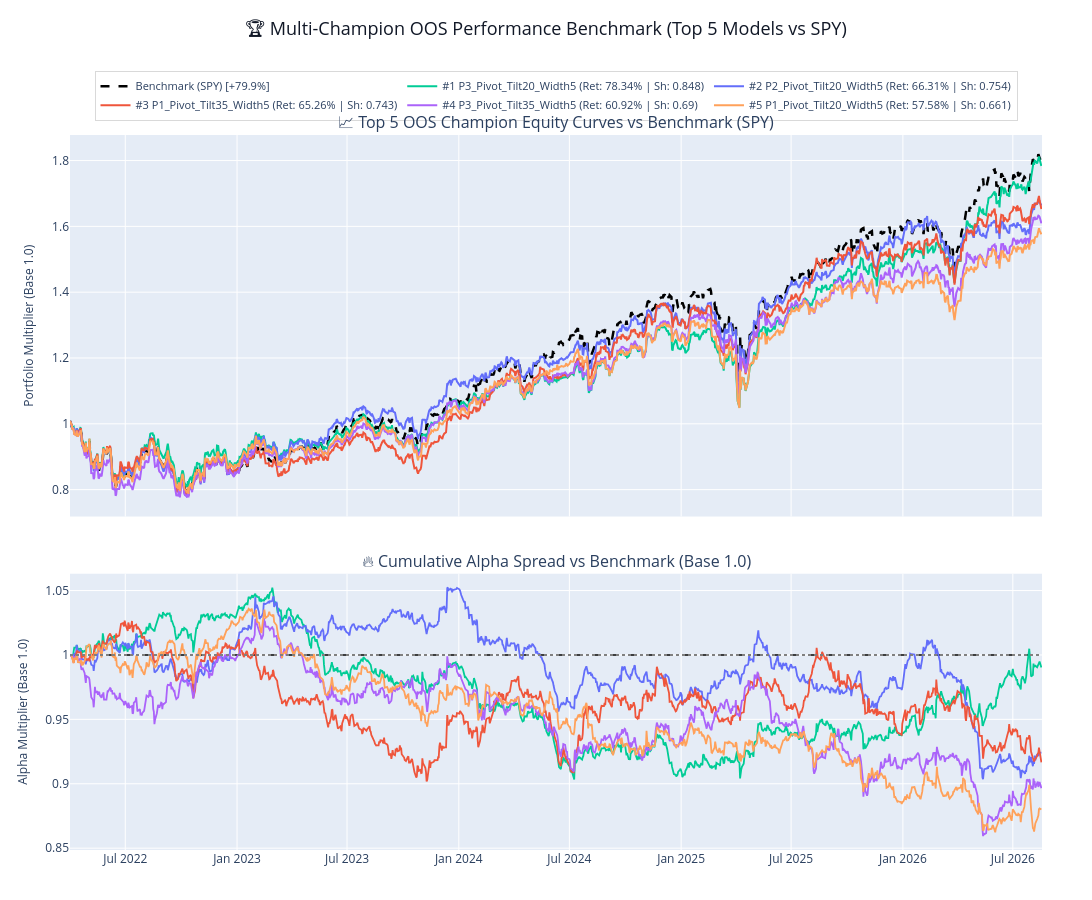

The cell this chart's notebook holds for it:
### Code cell
# CELL 5: Multi-Champion Visual Comparison (Top Models vs Benchmark with Fallback Blotter Reconstruction)
TOP_N = 5
top_models = ranked_df.head(TOP_N)

fig = make_subplots(
    rows=2,
    cols=1,
    shared_xaxes=True,
    vertical_spacing=0.08,
    row_heights=[0.58, 0.42],
    subplot_titles=(
        f"📈 Top {TOP_N} OOS Champion Equity Curves vs Benchmark ({benchmark_sym})",
        f"🔥 Cumulative Alpha Spread vs Benchmark (Base 1.0)",
    ),
)

benchmark_curve = (1.0 + bm_returns).cumprod()

fig.add_trace(
    go.Scatter(
        x=benchmark_curve.index,
        y=benchmark_curve.values,
        mode="lines",
        name=f"Benchmark ({benchmark_sym}) [+{bm_cum_return*100:.1f}%]",
        line=dict(color="black", width=2.5, dash="dash"),
    ),
    row=1,
    col=1,
)

fig.add_trace(
    go.Scatter(
        x=benchmark_curve.index,
        y=np.ones(len(benchmark_curve)),
        mode="lines",
        name="Benchmark Base (1.0)",
        line=dict(color="black", width=1.5, dash="dash"),
        showlegend=False,
    ),
    row=2,
    col=1,
)

colors = ["#00CC96", "#636EFA", "#EF553B", "#AB63FA", "#FFA15A"]

for idx, (_, row_data) in enumerate(top_models.iterrows()):
    clean_name = str(row_data["Model Name"]).replace('"', "").strip()
    blotter_file = OUTPUT_DIR / f"blotter_df_{Path(clean_name).stem}.parquet"
    b_df = None

    if blotter_file.exists():
        try:
            b_df = pd.read_parquet(blotter_file)
            if b_df.empty:
                b_df = None
        except Exception:
            b_df = None

    # On-the-fly reconstruction fallback if parquet blotter is missing
    if b_df is None:
        target_model_path = checkpoint_dir / clean_name
        if not target_model_path.exists():
            target_model_path = OUTPUT_DIR / clean_name

        if target_model_path.exists():
            print(f"⚡ [Reconstructing Blotter] Model #{idx+1}: {clean_name}...")
            try:
                ckpt = torch.load(
                    target_model_path, map_location=device, weights_only=False
                )
                m_cfg, _ = extract_model_hyperparameters(ckpt, clean_name)
                e_test = DiscoveryEnv(
                    feature_cube=feature_cube,
                    simple_ret_matrix=reward_matrix,
                    calendar=cal_test,
                    macro_df=macro_df,
                    config=m_cfg,
                    randomize_start=False,
                    episode_steps=0,  # Reconstruct over the full calendar
                )
                g_test = RLVRGymEnv(e_test, macro_df)
                g_test.is_training = False

                s_state = (
                    ckpt.get("scaler_state", None) if isinstance(ckpt, dict) else None
                )
                if s_state is not None:
                    g_test.scaler.load_state(s_state)

                m_state = (
                    ckpt.get("model_state_dict", ckpt)
                    if isinstance(ckpt, dict)
                    else ckpt
                )
                ag = AbsoluteZeroAgent(
                    obs_dim=g_test.observation_space.shape[0],
                    action_dim=g_test.action_space.shape[0],
                ).to(device)
                ag.load_state_dict(m_state)

                res = AgentEvaluator.evaluate(
                    agent=ag, env=g_test, device=device, detailed_log=True
                )
                b_df = pd.DataFrame(res.get("blotter", []))
                if not b_df.empty:
                    b_df["date"] = pd.to_datetime(
                        b_df.get("date", b_df.get("decision_date"))
                    )
                    b_df = b_df.sort_values("date").reset_index(drop=True)
                    b_df.to_parquet(blotter_file)
                del ag, g_test, e_test
            except Exception as ex:
                print(f"❌ Failed to reconstruct {clean_name}: {ex}")
                b_df = None

    if b_df is not None and not b_df.empty:
        b_df["date"] = pd.to_datetime(b_df.get("date", b_df.get("decision_date")))
        color = colors[idx % len(colors)]
        sh_val = row_data.get("OOS Sharpe Ratio (Ann)", "N/A")
        ret_val = row_data.get("OOS Total Cumulative Return", "N/A")

        short_id = clean_name.split("_ep_")[0].replace("model_", "")
        model_label = f"#{idx+1} {short_id[:22]} (Ret: {ret_val} | Sh: {sh_val})"

        print(
            f"   📊 Plotting #{idx+1}: {len(b_df)} trading days -> Final Equity: {b_df['agent_equity'].iloc[-1]:.3f}"
        )

        fig.add_trace(
            go.Scatter(
                x=b_df["date"],
                y=b_df["agent_equity"],
                mode="lines",
                name=model_label,
                line=dict(color=color, width=2.0),
            ),
            row=1,
            col=1,
        )

        fig.add_trace(
            go.Scatter(
                x=b_df["date"],
                y=b_df["alpha_equity"],
                mode="lines",
                name=f"Alpha #{idx+1}",
                line=dict(color=color, width=1.8),
                showlegend=False,
            ),
            row=2,
            col=1,
        )

fig.add_hline(y=1.0, line_dash="dot", line_color="gray", row=2, col=1)

fig.update_layout(
    height=900,
    width=1200,
    hovermode="x unified",
    margin=dict(t=135, b=50, l=70, r=50),
    title=dict(
        text=f"🏆 Multi-Champion OOS Performance Benchmark (Top {TOP_N} Models vs {benchmark_sym})",
        y=0.975,
        x=0.5,
        xanchor="center",
        yanchor="top",
        font=dict(size=18, color="#111827"),
    ),
    legend=dict(
        orientation="h",
        yanchor="bottom",
        y=1.02,
        xanchor="center",
        x=0.5,
        font=dict(size=11),
        bgcolor="rgba(255, 255, 255, 0.8)",
        bordercolor="rgba(0, 0, 0, 0.15)",
        borderwidth=1,
    ),
)
fig.update_yaxes(
    title_text="Portfolio Multiplier (Base 1.0)",
    title_font=dict(size=12),
    row=1,
    col=1,
)
fig.update_yaxes(
    title_text="Alpha Multiplier (Base 1.0)",
    title_font=dict(size=12),
    row=2,
    col=1,
)
fig.update_xaxes(showgrid=True, row=1, col=1)
fig.update_xaxes(showgrid=True, row=2, col=1)

fig.show()

### Figure 1 — Plotly figure (JSON) as saved in the notebook; plotly's stock layout.template omitted (floating-point values rounded to 4 significant figures; data arrays with more than 128 entries replaced by an {"elided": "..."} marker saying what was removed)
{"data": [{"line": {"color": "black", "dash": "dash", "width": 2.5}, "mode": "lines", "name": "Benchmark (SPY) [+79.9%]", "type": "scatter", "x": {"elided": "1098 str values"}, "xaxis": "x", "y": {"elided": "1098 float values"}, "yaxis": "y"}, {"line": {"color": "black", "dash": "dash", "width": 1.5}, "mode": "lines", "name": "Benchmark Base (1.0)", "showlegend": false, "type": "scatter", "x": {"elided": "1098 str values"}, "xaxis": "x2", "y": {"elided": "1098 int values"}, "yaxis": "y2"}, {"line": {"color": "#00CC96", "width": 2}, "mode": "lines", "name": "#1 P3_Pivot_Tilt20_Width5 (Ret: 78.34% | Sh: 0.848)", "type": "scatter", "x": {"elided": "1097 str values"}, "xaxis": "x", "y": {"elided": "1097 float values"}, "yaxis": "y"}, {"line": {"color": "#00CC96", "width": 1.8}, "mode": "lines", "name": "Alpha #1", "showlegend": false, "type": "scatter", "x": {"elided": "1097 str values"}, "xaxis": "x2", "y": {"elided": "1097 float values"}, "yaxis": "y2"}, {"line": {"color": "#636EFA", "width": 2}, "mode": "lines", "name": "#2 P2_Pivot_Tilt20_Width5 (Ret: 66.31% | Sh: 0.754)", "type": "scatter", "x": {"elided": "1097 str values"}, "xaxis": "x", "y": {"elided": "1097 float values"}, "yaxis": "y"}, {"line": {"color": "#636EFA", "width": 1.8}, "mode": "lines", "name": "Alpha #2", "showlegend": false, "type": "scatter", "x": {"elided": "1097 str values"}, "xaxis": "x2", "y": {"elided": "1097 float values"}, "yaxis": "y2"}, {"line": {"color": "#EF553B", "width": 2}, "mode": "lines", "name": "#3 P1_Pivot_Tilt35_Width5 (Ret: 65.26% | Sh: 0.743)", "type": "scatter", "x": {"elided": "1097 str values"}, "xaxis": "x", "y": {"elided": "1097 float values"}, "yaxis": "y"}, {"line": {"color": "#EF553B", "width": 1.8}, "mode": "lines", "name": "Alpha #3", "showlegend": false, "type": "scatter", "x": {"elided": "1097 str values"}, "xaxis": "x2", "y": {"elided": "1097 float values"}, "yaxis": "y2"}, {"line": {"color": "#AB63FA", "width": 2}, "mode": "lines", "name": "#4 P3_Pivot_Tilt35_Width5 (Ret: 60.92% | Sh: 0.69)", "type": "scatter", "x": {"elided": "1097 str values"}, "xaxis": "x", "y": {"elided": "1097 float values"}, "yaxis": "y"}, {"line": {"color": "#AB63FA", "width": 1.8}, "mode": "lines", "name": "Alpha #4", "showlegend": false, "type": "scatter", "x": {"elided": "1097 str values"}, "xaxis": "x2", "y": {"elided": "1097 float values"}, "yaxis": "y2"}, {"line": {"color": "#FFA15A", "width": 2}, "mode": "lines", "name": "#5 P1_Pivot_Tilt20_Width5 (Ret: 57.58% | Sh: 0.661)", "type": "scatter", "x": {"elided": "1097 str values"}, "xaxis": "x", "y": {"elided": "1097 float values"}, "yaxis": "y"}, {"line": {"color": "#FFA15A", "width": 1.8}, "mode": "lines", "name": "Alpha #5", "showlegend": false, "type": "scatter", "x": {"elided": "1097 str values"}, "xaxis": "x2", "y": {"elided": "1097 float values"}, "yaxis": "y2"}], "layout": {"annotations": [{"font": {"size": 16}, "showarrow": false, "text": "📈 Top 5 OOS Champion Equity Curves vs Benchmark (SPY)", "x": 0.5, "xanchor": "center", "xref": "paper", "y": 1, "yanchor": "bottom", "yref": "paper"}, {"font": {"size": 16}, "showarrow": false, "text": "🔥 Cumulative Alpha Spread vs Benchmark (Base 1.0)", "x": 0.5, "xanchor": "center", "xref": "paper", "y": 0.3864, "yanchor": "bottom", "yref": "paper"}], "height": 900, "hovermode": "x unified", "legend": {"bgcolor": "rgba(255, 255, 255, 0.8)", "bordercolor": "rgba(0, 0, 0, 0.15)", "borderwidth": 1, "font": {"size": 11}, "orientation": "h", "x": 0.5, "xanchor": "center", "y": 1.02, "yanchor": "bottom"}, "margin": {"b": 50, "l": 70, "r": 50, "t": 135}, "shapes": [{"line": {"color": "gray", "dash": "dot"}, "type": "line", "x0": 0, "x1": 1, "xref": "x2 domain", "y0": 1, "y1": 1, "yref": "y2"}], "title": {"font": {"color": "#111827", "size": 18}, "text": "🏆 Multi-Champion OOS Performance Benchmark (Top 5 Models vs SPY)", "x": 0.5, "xanchor": "center", "y": 0.975, "yanchor": "top"}, "width": 1200, "xaxis": {"anchor": "y", "domain": [0, 1], "matches": "x2", "showgrid": true, "showticklabels": false}, "xaxis2": {"anchor": "y2", "domain": [0, 1], "showgrid": true}, "yaxis": {"anchor": "x", "domain": [0.4664, 1], "title": {"font": {"size": 12}, "text": "Portfolio Multiplier (Base 1.0)"}}, "yaxis2": {"anchor": "x2", "domain": [0, 0.3864], "title": {"font": {"size": 12}, "text": "Alpha Multiplier (Base 1.0)"}}}}
